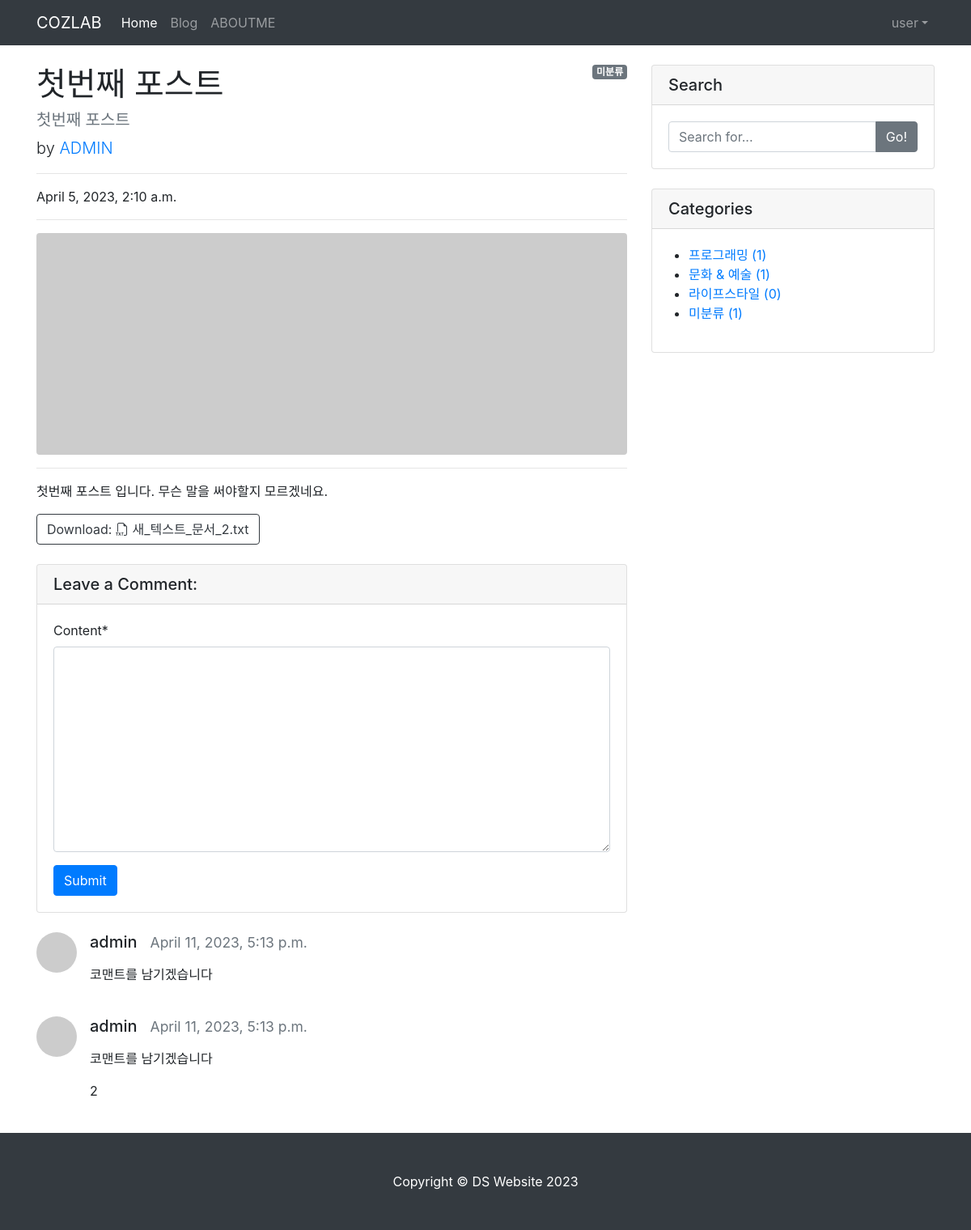
Screenshot of /blog/1/ (signed in) with the database file from the repository.
### blog/models.py (models this page shows, shortened)
class Post(models.Model):
    title = models.CharField(max_length=30)
    hook_text = models.CharField(max_length=100, blank=True)
    content = models.TextField()
    head_image = models.ImageField(upload_to='blog/images/%Y/%m/%d/', blank=True)
    file_upload = models.FileField(upload_to='blog/files/%Y/%m/%d/', blank=True)
    created_at = models.DateTimeField(auto_now_add=True)
    updated_at = models.DateTimeField(auto_now=True)
    author = models.ForeignKey(User, null=True, on_delete=models.SET_NULL)
    category = models.ForeignKey(Category, null=True, blank=True, on_delete=models.SET_NULL)
    tags = models.ManyToManyField(Tag, blank=True)
    def get_absolute_url(self):
        return f'/blog/{self.pk}'
    def get_file_name(self):
        return os.path.basename(self.file_upload.name)
    def get_file_ext(self):
        return self.get_file_name().split('.')[-1]

class Comment(models.Model):
    post = models.ForeignKey(Post, on_delete=models.CASCADE)
    author = models.ForeignKey(User, on_delete=models.CASCADE)
    content = models.TextField()
    created_at = models.DateTimeField(auto_now_add=True)
    modified_at = models.DateTimeField(auto_now=True)

class Category(models.Model):
    name = models.CharField(max_length=50, unique=True)
    slug = models.SlugField(max_length=200, unique=True, allow_unicode = True)
    def __str__(self):
        return self.name
    def get_absolute_url(self):
        return f'/blog/category/{self.slug}/'

### blog/views.py (the view)
# urls.py: path('<int:pk>/', views.PostDetail.as_view()),
class PostDetail(DetailView):
    model = Post
    def get_context_data(self, **kwargs):
        context = super(PostDetail,self).get_context_data()
        context['categories'] = Category.objects.all()
        context['no_category_post_count'] = Post.objects.filter(category=None).count()
        context['comment_form'] = CommentForm
        return context

### blog/templates/blog/post_detail.html (shortened to what this page needs)
{% extends 'base.html' %}
{% load crispy_forms_tags %}
{% block main_area %}
<div class="row">
    <div class="col-md-8" id="main-area">
        <div id="post-area">
            {% if post.category %}
            <span class="badge badge-secondary float-right">{{ post.category }}</span>
            {% else %}
            <span class="badge badge-secondary float-right">미분류</span>
            {% endif %}
        <h1 class="mt-4">{{ post.title }}</h1>
        <h5 class="text-muted">{{ post.hook_text }}</h5>
        <p class="lead">
            by
            <a href="#">{{ post.author | upper }}</a>
        </p>
        <hr />
        <p>{{ post.created_at }}</p>
        <hr />
        {% if post.head_image %}
        <img class="img-fluid rounded" src="{{ post.head_image.url }}" alt="{{ post.title }} head_image" />
        {% else %}
        <img class="img-fluid rounded" src="https://picsum.photos/seed/{{ post.id }}/800/300/" alt="random_image" />
        {% endif %}
        <hr />
            <p class="lead">
            <p>{{ post.content }}</p>
        {% if post.file_upload %}
        <a href="{{ post.file_upload.url }}" class="btn btn-outline-dark" role="button" download>
            Download:
            {% if post.get_file_ext == 'csv' %}
            <i class="bi bi-filetype-csv"></i>
            {% elif post.get_file_ext == 'xlsx' or post.get_file_ext == 'xls' %}
            <i class="bi bi-file-earmark-excel"></i>
            {% elif post.get_file_ext == 'docx' or post.get_file_ext == 'doc' %}
            <i class="bi bi-filetype-docx"></i>
            {% elif post.get_file_ext == 'text' or post.get_file_ext == 'txt' %}
            <i class="bi bi-filetype-txt"></i>
            {% else %}
            <i class="bi bi-file"></i>
            {% endif %}
            {{ post.get_file_name }}
        </a>
        {% endif %}
        </div>
<div class="card my-4">
    <h5 class="card-header">Leave a Comment:</h5>
    <div class="card-body">
        {% if user.is_authenticated %}
        <form id="comment-form" method="POST" action="{{ post.get_absolute_url}}new_comment/">
            <div class="form-group">{{ comment_form | crispy }}</div>
            <button class="btn btn-primary" type="submit">Submit</button>
        </form>
        {% else %}
        <a role="button" class="btn btn-outline-dark btn-block btn-sm" href="#" data-toggle="modal" data-target="#exampleModal">Log in and leave a comment</a>
        {% endif %}
    </div>
</div>
{% if post.comment_set.exists %}
    {% for comment in post.comment_set.iterator %}
    <div class="media mb-4" id="comment-{{ comment.pk }}">
        <img class="d-flex mr-3 rounded-circle" src="https://via.placeholder.com/50x50" alt="..." />
        <div class="media-body">
            <h5 class="mt-0">{{ comment.author.username }} &nbsp;&nbsp;<small class="text-muted">{{ comment.created_at }}</small>
            </h5>
            <p>{{ comment.content | linebreaks }}</p>
        </div>
    </div>
        {% endfor %}
        {% endif %}
    </div>
{% include 'blog/side_widget.html' %}
</div>
{% endblock %}

### templates/navbar.html (shortened to what this page needs)
{% load socialaccount %}
<nav class="navbar navbar-expand-lg navbar-dark bg-dark">
  <div class="container">
    <a class="navbar-brand" href="/">COZLAB</a>
    <div class="collapse navbar-collapse" id="navbarResponsive">
      <ul class="navbar-nav">
        <li class="nav-item active">
          <a class="nav-link" href="/">
            Home
          </a>
        </li>
        <li class="nav-item"><a class="nav-link" href="/blog/">Blog</a></li>
        <li class="nav-item"><a class="nav-link" href="../single_pages/about_me.html">ABOUTME</a></li>
      </ul>
      <ul class="navbar-nav ml-auto">
        {% if user.is_authenticated %}
        <li class="nav-item dropdown">
          <a class="nav-link dropdown-toggle" href="#" id="navbarDropdownMenuLink" role="button" data-toggle="dropdown" aria-haspopup="true" aria-expanded="false">{{ user.username }}</a>
        </li>
        {% else %}
        <li class="nav-item"><a class="nav-link" href="#" data-toggle="modal" data-target="#exampleModal"><i class="bi bi-box-arrow-in-right"></i>Login</a></li>
        {% endif %}
      </ul>
    </div>
  </div>
</nav>

### blog/templates/blog/side_widget.html
<div class="col-md-4">
  <div class="card my-4">
    <h5 class="card-header">Search</h5>
    <div class="card-body">
      <div class="input-group">
        <input class="form-control" type="text" placeholder="Search for..." id="Search-input"/>
        <span class="input-group-append"><button class="btn btn-secondary" type="button" onclick="searchPost();">Go!</button></span>
      </div>
    </div>
  </div>
  <div class="card my-4" id="Categories-card">
    <h5 class="card-header">Categories</h5>
    <div class="card-body">
      <div class="row">
          <ul>
            {% for category in categories %}
            <li>
              <a href="{{ category.get_absolute_url }}">{{ category }} ({{ category.post_set.count }})</a>
            </li>
            {% endfor %}
            <li>
              <a href="/blog/category/no_category">미분류 ({{ no_category_post_count }})</a>
            </li>
          </ul>
      </div>
    </div>
  </div>
</div>

### rows the page displays
Post: title "첫번째 포스트", hook_text "첫번째 포스트", author "ADMIN", created_at "April 5, 2023, 2:10 a.m.", content "첫번째 포스트 입니다. 무슨 말을 써야할지 모르겠네요.", get_file_name "새_텍스트_문서_2.txt"
Comment: author.username "admin", created_at "April 11, 2023, 5:13 p.m.", content "코맨트를 남기겠습니다"
Comment: author.username "admin", created_at "April 11, 2023, 5:13 p.m.", content "코맨트를 남기겠습니다 2"
Category: name "프로그래밍", post_set.count "1"
Category: name "문화 & 예술", post_set.count "1"
Category: name "라이프스타일", post_set.count "0"

### other values shown
{{ user.username }} "user"
{{ no_category_post_count }} "1"
